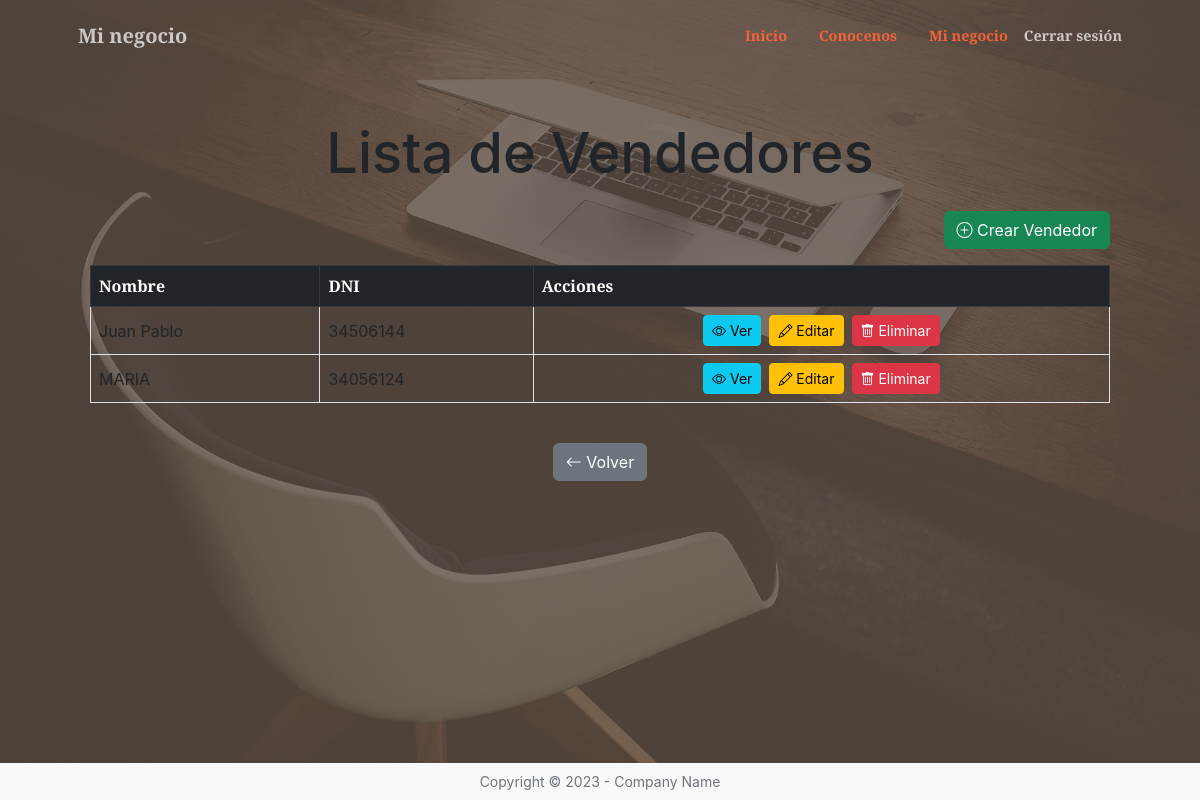
The app's page /minegocio/vendedor/list/ (signed in) with its own data.
### minegocio/models.py (models this page shows, shortened)
class Vendedor(models.Model):
    nombre = models.CharField(max_length=13)
    dni = models.PositiveIntegerField(unique=True)

### minegocio/views.py (the view)
# urls.py: path("vendedor/list/", vendedor_list, name="vendedor_list"),
@login_required
def vendedor_list(request):
    query = Vendedor.objects.all()
    context = {"object_list": query}
    return render(request, "minegocio/vendedor_list.html", context)

### minegocio/templates/minegocio/vendedor_list.html
{% extends 'core/base.html' %}
{% block content %}
<div class="container py-5">
    <h1 class="text-center mb-4">Lista de Vendedores</h1>
    <div class="text-end mb-3">
        <a href="{% url 'minegocio:vendedor_create' %}" class="btn btn-success">
            <i class="bi bi-plus-circle"></i> Crear Vendedor
        </a>
    </div>
    <div class="table-responsive">
        <table class="table table-bordered table-hover align-middle">
            <thead class="table-dark">
                <tr>
                    <th scope="col">Nombre</th>
                    <th scope="col">DNI</th>
                    <th scope="col">Acciones</th>
                </tr>
            </thead>
            <tbody>
                {% for object in object_list %}
                    <tr>
                        <td>{{ object.nombre }}</td>
                        <td>{{ object.dni }}</td>
                        <td>
                            <div class="d-flex gap-2 justify-content-center">
                                <a href="{% url 'minegocio:vendedor_detail' vendedor_id=object.id %}" class="btn btn-info btn-sm">
                                    <i class="bi bi-eye"></i> Ver
                                </a>
                                <a href="{% url 'minegocio:vendedor_edit' vendedor_id=object.id %}" class="btn btn-warning btn-sm">
                                    <i class="bi bi-pencil"></i> Editar
                                </a>
                                <a href="{% url 'minegocio:vendedor_delete' vendedor_id=object.id %}" class="btn btn-danger btn-sm">
                                    <i class="bi bi-trash"></i> Eliminar
                                </a>
                            </div>
                        </td>
                    </tr>
                {% endfor %}
            </tbody>
        </table>
    </div>
    <div class="text-center mt-4">
        <a href="{% url 'minegocio:index' %}" class="btn btn-secondary">
            <i class="bi bi-arrow-left"></i> Volver
        </a>
    </div>
</div>
{% endblock content %}

### records on screen
Vendedor: nombre "Juan Pablo", dni "34506144"
Vendedor: nombre "MARIA", dni "34056124"
